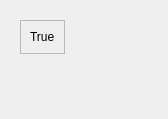
<?xml version="1.0" encoding="UTF-8"?>
<ui version="4.0">
 <class>Form</class>
 <widget class="QWidget" name="Form">
  <property name="geometry">
   <rect>
    <x>0</x>
    <y>0</y>
    <width>168</width>
    <height>119</height>
   </rect>
  </property>
  <property name="sizePolicy">
   <sizepolicy hsizetype="Ignored" vsizetype="Preferred">
    <horstretch>0</horstretch>
    <verstretch>0</verstretch>
   </sizepolicy>
  </property>
  <property name="maximumSize">
   <size>
    <width>16777215</width>
    <height>16777215</height>
   </size>
  </property>
  <property name="windowTitle">
   <string>Form</string>
  </property>
  <layout class="QGridLayout" name="gridLayout">
   <item row="0" column="2">
    <spacer name="horizontalSpacer">
     <property name="orientation">
      <enum>Qt::Orientation::Horizontal</enum>
     </property>
     <property name="sizeHint" stdset="0">
      <size>
       <width>40</width>
       <height>20</height>
      </size>
     </property>
    </spacer>
   </item>
   <item row="0" column="1">
    <widget class="QWidget" name="widget" native="true">
     <layout class="QGridLayout" name="gridLayout_2">
      <item row="0" column="0">
       <widget class="QFrame" name="frame">
        <property name="frameShape">
         <enum>QFrame::Shape::StyledPanel</enum>
        </property>
        <property name="frameShadow">
         <enum>QFrame::Shadow::Raised</enum>
        </property>
        <layout class="QGridLayout" name="gridLayout_3">
         <item row="0" column="0">
          <widget class="QLabel" name="status">
           <property name="autoFillBackground">
            <bool>false</bool>
           </property>
           <property name="text">
            <string>True</string>
           </property>
          </widget>
         </item>
        </layout>
       </widget>
      </item>
     </layout>
    </widget>
   </item>
   <item row="1" column="1">
    <spacer name="verticalSpacer">
     <property name="orientation">
      <enum>Qt::Orientation::Vertical</enum>
     </property>
     <property name="sizeHint" stdset="0">
      <size>
       <width>20</width>
       <height>40</height>
      </size>
     </property>
    </spacer>
   </item>
  </layout>
 </widget>
 <resources/>
 <connections/>
</ui>
